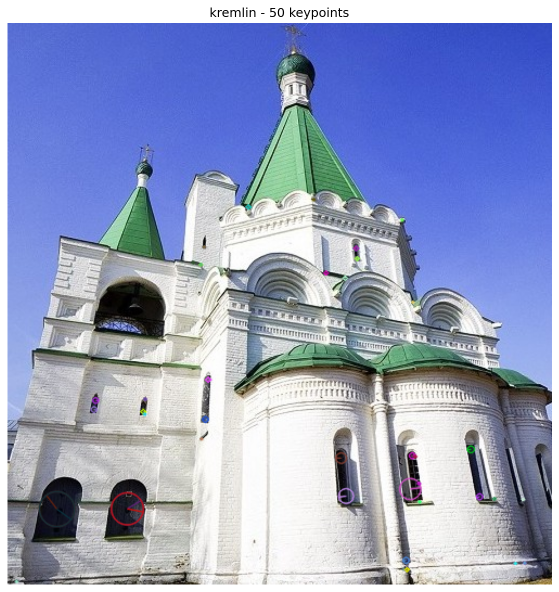
#> input picture GordeevaTS/lab3/keypoints_kremlin_11.png, 1118 x 1184 px (shown at 1/2 size)
$ python -i nn_classifier.py   (imports and definitions only)   (older library calls are emulated)
#> lines starting #> are read from the running program, lines starting #| are printed output that depends on the picture
import numpy as np
import cv2
import os
import pickle
from sklearn.ensemble import RandomForestClassifier
from sklearn.svm import SVC
from sklearn.neighbors import KNeighborsClassifier
from sklearn.pipeline import Pipeline
from sklearn.preprocessing import StandardScaler

class SimpleCNN:
    def __init__(self, input_shape=(64, 64, 3)):
        self.input_shape = input_shape
        self.filters = []

    # [33 lines left out: function extract_features, not called in this run]

    def calculate_hog(self, image, cell_size=8, block_size=2, nbins=9):
#> called with cell_size = 8, block_size = 2, nbins = 9
        gx = cv2.Sobel(image, cv2.CV_64F, 1, 0, ksize=3)
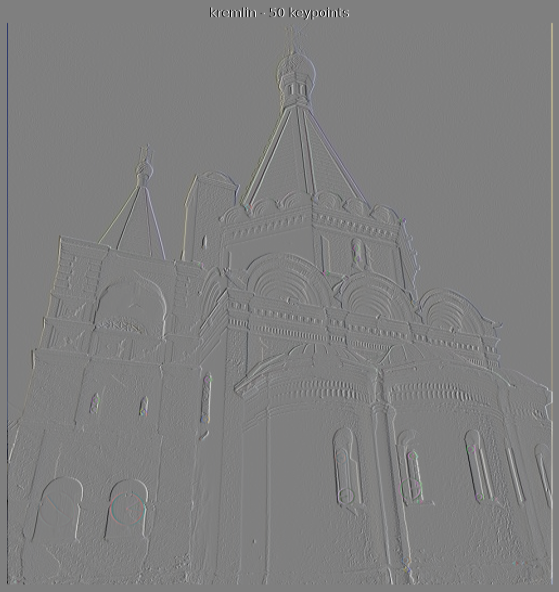
#> gx: shape (1184, 1118, 3) float64 (shown at 1/2 size); mean R, G, B 0, 0, 0; drawn with min black and max white
        gy = cv2.Sobel(image, cv2.CV_64F, 0, 1, ksize=3)
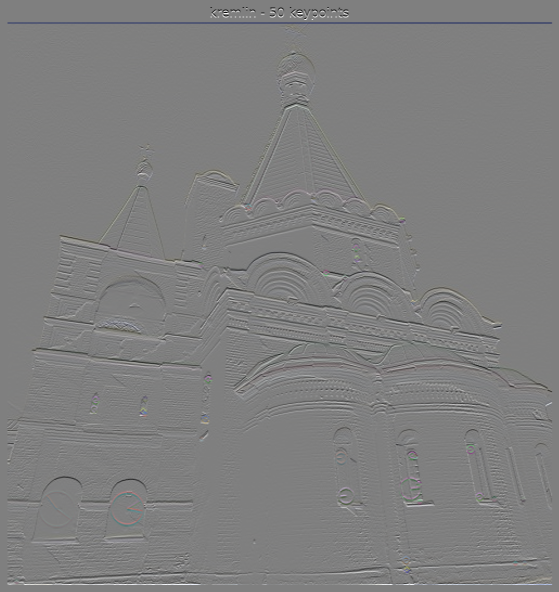
#> gy: shape (1184, 1118, 3) float64 (shown at 1/2 size); mean R, G, B 0, 0, 0; drawn with min black and max white

        magnitude = np.sqrt(gx**2 + gy**2)
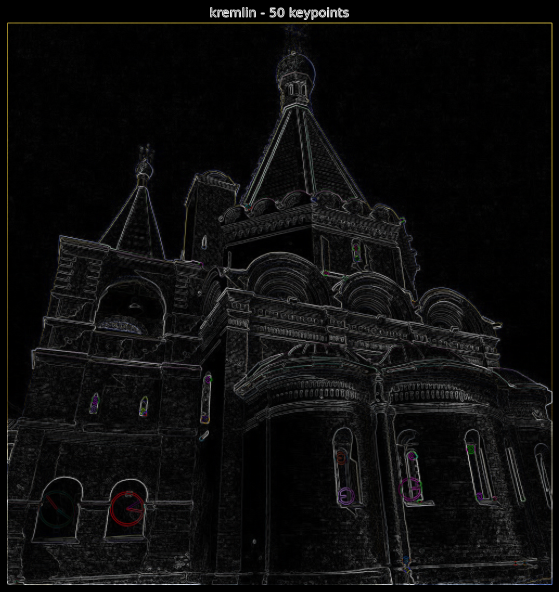
#> magnitude: shape (1184, 1118, 3) float64 (shown at 1/2 size); mean R, G, B 59.2, 58.5, 57.6; drawn with min black and max white
        orientation = np.arctan2(gy, gx) * (180 / np.pi) % 180
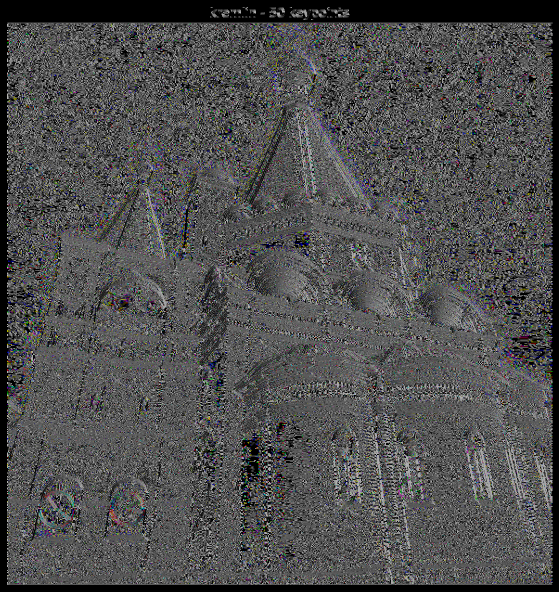
#> orientation: shape (1184, 1118, 3) float64 (shown at 1/2 size); mean R, G, B 79.2, 79.2, 79.3

#> (the run stopped early here; a loop or call above may not have finished)
